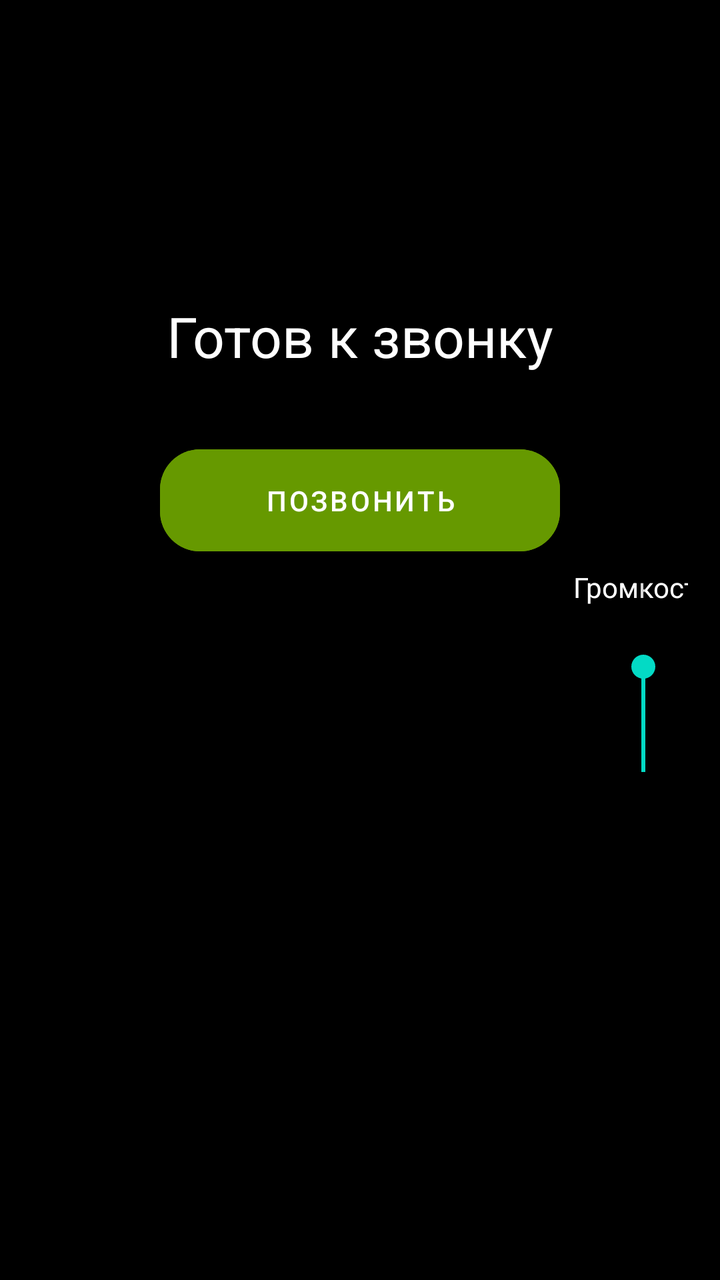
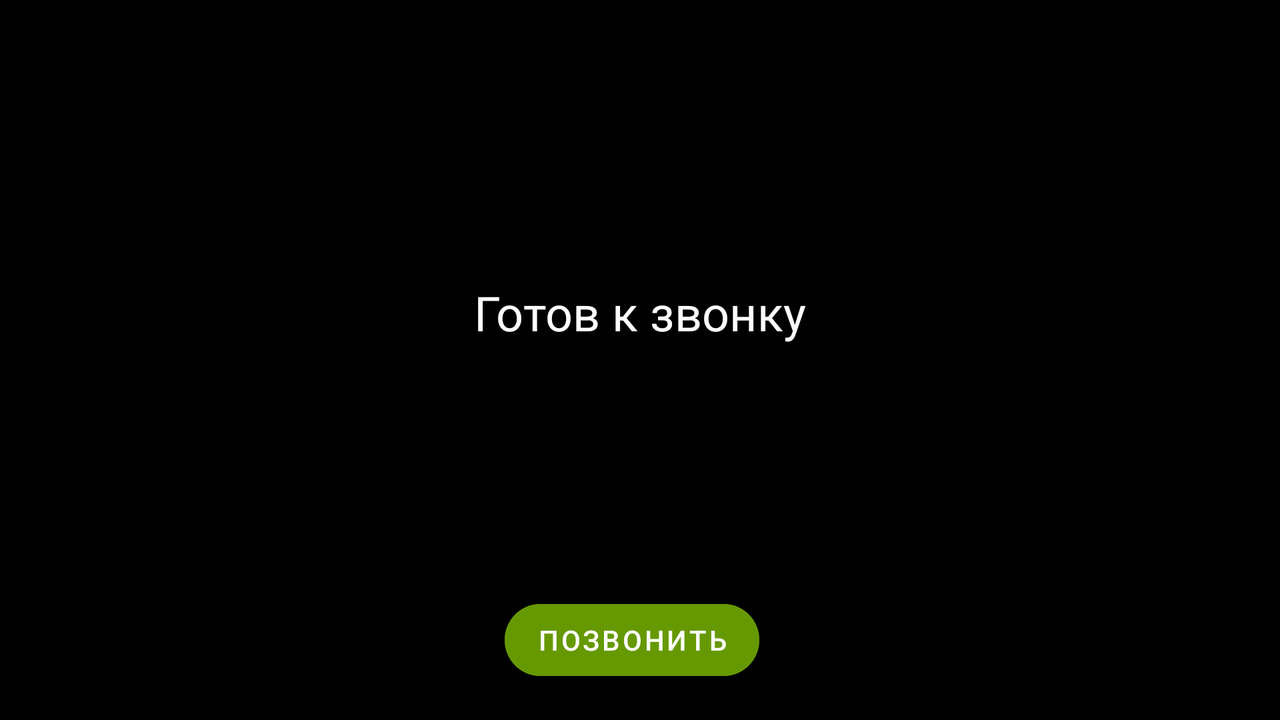

Two renders of one Android screen. The first uses the default layout on a phone; the second uses the alternative layout the repository ships for a different screen configuration, on a matching device. The two XML files are below.
<!-- AndroidManifest.xml: application theme Theme.MultiMediaExchanger -->
<!-- res/layout/fragment_calls.xml -->
<?xml version="1.0" encoding="utf-8"?>
<androidx.constraintlayout.widget.ConstraintLayout xmlns:android="http://schemas.android.com/apk/res/android"
    xmlns:app="http://schemas.android.com/apk/res-auto"
    xmlns:tools="http://schemas.android.com/tools"
    android:layout_width="match_parent"
    android:layout_height="match_parent"
    android:background="@android:color/black"
    android:padding="16dp"
    tools:context=".ui.calls.CallsFragment">

    
    <TextView
        android:id="@+id/call_status_text"
        android:layout_width="wrap_content"
        android:layout_height="wrap_content"
        android:text="Готов к звонку"
        android:textColor="@android:color/white"
        android:textSize="28sp"
        app:layout_constraintBottom_toTopOf="@+id/guideline"
        app:layout_constraintEnd_toEndOf="parent"
        app:layout_constraintStart_toStartOf="parent"
        app:layout_constraintTop_toTopOf="parent"
        app:layout_constraintVertical_chainStyle="packed" />

    <androidx.constraintlayout.widget.Guideline
        android:id="@+id/guideline"
        android:layout_width="wrap_content"
        android:layout_height="wrap_content"
        android:orientation="horizontal"
        app:layout_constraintGuide_percent="0.5" />

    
    <Button
        android:id="@+id/call_action_button"
        android:layout_width="200dp"
        android:layout_height="wrap_content"
        android:layout_marginTop="32dp"
        android:padding="16dp"
        android:text="Позвонить"
        android:backgroundTint="@android:color/holo_green_dark"
        app:layout_constraintTop_toBottomOf="@id/call_status_text"
        app:layout_constraintStart_toStartOf="parent"
        app:layout_constraintEnd_toEndOf="parent"
        tools:visibility="visible" />


    <TextView
        android:id="@+id/volumeLabel"
        android:layout_width="wrap_content"
        android:layout_height="wrap_content"
        android:text="Громкость"
        android:textColor="@android:color/white"
        android:layout_marginBottom="8dp"
        android:visibility="gone"
        tools:visibility="visible"
        app:layout_constraintBottom_toTopOf="@+id/volumeSeekBar"
        app:layout_constraintStart_toStartOf="@+id/volumeSeekBar"
        app:layout_constraintEnd_toEndOf="@+id/volumeSeekBar" />

    <SeekBar
        android:id="@+id/volumeSeekBar"
        android:layout_width="0dp"
        android:layout_height="wrap_content"
        android:max="500"
        android:progress="200"
        android:rotation="270"
        android:visibility="gone"
        tools:visibility="visible"
        app:layout_constraintVertical_bias="0.5"
        app:layout_constraintWidth_percent="0.5"
        app:layout_constraintTop_toTopOf="parent"
        app:layout_constraintBottom_toBottomOf="parent"
        app:layout_constraintEnd_toEndOf="parent"
        android:layout_marginEnd="-60dp"
        />

    
    <LinearLayout
        android:id="@+id/incoming_call_actions"
        android:layout_width="wrap_content"
        android:layout_height="wrap_content"
        android:orientation="horizontal"
        android:visibility="gone"
        app:layout_constraintTop_toBottomOf="@id/call_status_text"
        app:layout_constraintStart_toStartOf="parent"
        app:layout_constraintEnd_toEndOf="parent"
        android:layout_marginTop="32dp"
        tools:visibility="gone">

        <Button
            android:id="@+id/answer_button"
            android:layout_width="wrap_content"
            android:layout_height="wrap_content"
            android:layout_marginEnd="16dp"
            android:text="Ответить"
            android:backgroundTint="@android:color/holo_green_dark"/>

        <Button
            android:id="@+id/reject_button"
            android:layout_width="wrap_content"
            android:layout_height="wrap_content"
            android:text="Отклонить"
            android:backgroundTint="@android:color/holo_red_dark"/>

    </LinearLayout>

</androidx.constraintlayout.widget.ConstraintLayout>
<!-- resources referenced by this layout -->
<resources>
  <style name="Theme.MultiMediaExchanger" parent="Theme.MaterialComponents.DayNight.DarkActionBar">
          
          <item name="colorPrimary">@color/purple_500</item>
          <item name="colorPrimaryVariant">@color/purple_700</item>
          <item name="colorOnPrimary">@color/white</item>
          
          <item name="colorSecondary">@color/teal_200</item>
          <item name="colorSecondaryVariant">@color/teal_700</item>
          <item name="colorOnSecondary">@color/black</item>
          
          <item name="android:statusBarColor">?attr/colorPrimaryVariant</item>
          
          
          <item name="materialButtonStyle">@style/App.Button.Default</item>
          
          
          <item name="android:windowBackground">@android:color/black</item>
      </style>
  <style name="App.Button.Default" parent="Widget.MaterialComponents.Button">
          <item name="cornerRadius">20dp</item>
          <item name="backgroundTint">@android:color/holo_blue_light</item>
      </style>
</resources>
<!-- res/layout-land/fragment_calls.xml (the repository's variant of the layout above) -->
<!-- drawn on the phone turned sideways -->
<?xml version="1.0" encoding="utf-8"?>
<androidx.constraintlayout.widget.ConstraintLayout xmlns:android="http://schemas.android.com/apk/res/android"
    xmlns:app="http://schemas.android.com/apk/res-auto"
    xmlns:tools="http://schemas.android.com/tools"
    android:layout_width="match_parent"
    android:layout_height="match_parent"
    android:background="@android:color/black"
    android:padding="16dp"
    tools:context=".ui.calls.CallsFragment">

    <TextView
        android:id="@+id/call_status_textview"
        android:layout_width="0dp"
        android:layout_height="wrap_content"
        android:gravity="center"
        android:text="Готов к звонку"
        android:textColor="@android:color/white"
        android:textSize="24sp"
        app:layout_constraintBottom_toTopOf="@+id/start_call_button"
        app:layout_constraintEnd_toEndOf="parent"
        app:layout_constraintStart_toStartOf="parent"
        app:layout_constraintTop_toTopOf="parent" />

    <Button
        android:id="@+id/start_call_button"
        android:layout_width="wrap_content"
        android:layout_height="wrap_content"
        android:layout_marginEnd="8dp"
        android:backgroundTint="@android:color/holo_green_dark"
        android:text="Позвонить"
        app:layout_constraintBottom_toBottomOf="parent"
        app:layout_constraintEnd_toStartOf="@+id/end_call_button"
        app:layout_constraintHorizontal_chainStyle="packed"
        app:layout_constraintStart_toStartOf="parent" />

    <Button
        android:id="@+id/end_call_button"
        android:layout_width="wrap_content"
        android:layout_height="wrap_content"
        android:layout_marginStart="8dp"
        android:backgroundTint="@android:color/holo_red_dark"
        android:text="Завершить"
        android:visibility="gone"
        app:layout_constraintBottom_toBottomOf="parent"
        app:layout_constraintEnd_toEndOf="parent"
        app:layout_constraintStart_toEndOf="@+id/start_call_button" />

</androidx.constraintlayout.widget.ConstraintLayout>
